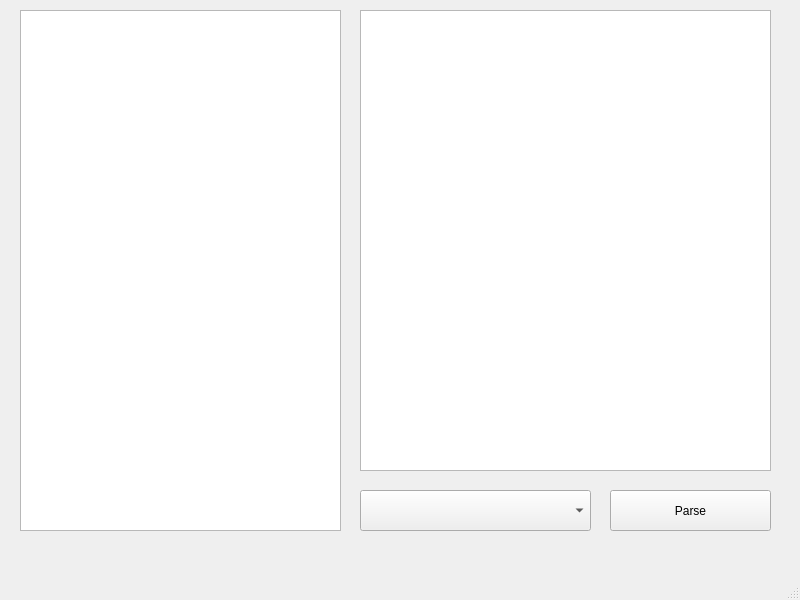
<?xml version="1.0" encoding="UTF-8"?>
<ui version="4.0">
 <class>MainWindow</class>
 <widget class="QMainWindow" name="MainWindow">
  <property name="geometry">
   <rect>
    <x>0</x>
    <y>0</y>
    <width>800</width>
    <height>600</height>
   </rect>
  </property>
  <property name="windowTitle">
   <string>MainWindow</string>
  </property>
  <widget class="QWidget" name="centralwidget">
   <widget class="QPlainTextEdit" name="plainTextEdit">
    <property name="geometry">
     <rect>
      <x>20</x>
      <y>10</y>
      <width>321</width>
      <height>521</height>
     </rect>
    </property>
   </widget>
   <widget class="QPushButton" name="pushButton">
    <property name="geometry">
     <rect>
      <x>610</x>
      <y>490</y>
      <width>161</width>
      <height>41</height>
     </rect>
    </property>
    <property name="text">
     <string>Parse</string>
    </property>
   </widget>
   <widget class="QComboBox" name="comboBox">
    <property name="geometry">
     <rect>
      <x>360</x>
      <y>490</y>
      <width>231</width>
      <height>41</height>
     </rect>
    </property>
   </widget>
   <widget class="QPlainTextEdit" name="plainTextEdit_2">
    <property name="geometry">
     <rect>
      <x>360</x>
      <y>10</y>
      <width>411</width>
      <height>461</height>
     </rect>
    </property>
    <property name="readOnly">
     <bool>true</bool>
    </property>
   </widget>
  </widget>
  <widget class="QMenuBar" name="menubar">
   <property name="geometry">
    <rect>
     <x>0</x>
     <y>0</y>
     <width>800</width>
     <height>25</height>
    </rect>
   </property>
  </widget>
  <widget class="QStatusBar" name="statusbar"/>
 </widget>
 <resources/>
 <connections/>
</ui>
